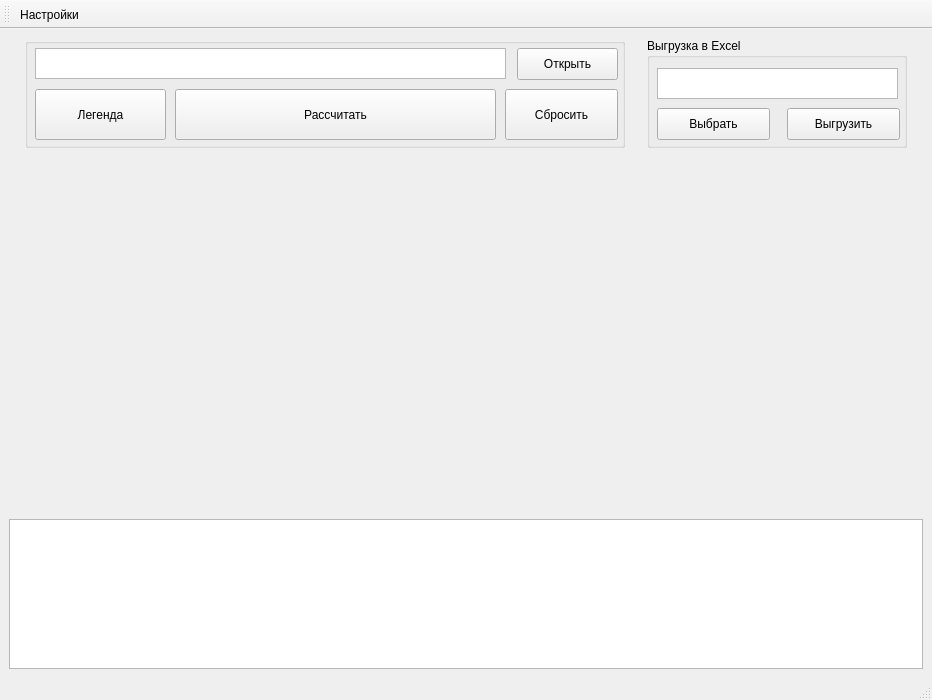
<?xml version="1.0" encoding="UTF-8"?>
<ui version="4.0">
 <class>MainWindow</class>
 <widget class="QMainWindow" name="MainWindow">
  <property name="geometry">
   <rect>
    <x>0</x>
    <y>0</y>
    <width>932</width>
    <height>700</height>
   </rect>
  </property>
  <property name="windowTitle">
   <string>Расчёт точек</string>
  </property>
  <widget class="QWidget" name="centralwidget">
   <layout class="QVBoxLayout" name="verticalLayout_2">
    <item>
     <layout class="QHBoxLayout" name="horizontalLayout_3">
      <item>
       <widget class="QGroupBox" name="groupBox">
        <property name="minimumSize">
         <size>
          <width>600</width>
          <height>110</height>
         </size>
        </property>
        <property name="maximumSize">
         <size>
          <width>600</width>
          <height>110</height>
         </size>
        </property>
        <property name="title">
         <string/>
        </property>
        <widget class="QTextEdit" name="file_name">
         <property name="enabled">
          <bool>true</bool>
         </property>
         <property name="geometry">
          <rect>
           <x>10</x>
           <y>10</y>
           <width>471</width>
           <height>31</height>
          </rect>
         </property>
         <property name="readOnly">
          <bool>true</bool>
         </property>
        </widget>
        <widget class="QPushButton" name="button_open">
         <property name="geometry">
          <rect>
           <x>492</x>
           <y>10</y>
           <width>101</width>
           <height>32</height>
          </rect>
         </property>
         <property name="text">
          <string>Открыть</string>
         </property>
        </widget>
        <widget class="QPushButton" name="button_calc">
         <property name="geometry">
          <rect>
           <x>150</x>
           <y>51</y>
           <width>321</width>
           <height>51</height>
          </rect>
         </property>
         <property name="text">
          <string>Рассчитать</string>
         </property>
        </widget>
        <widget class="QPushButton" name="button_reset">
         <property name="geometry">
          <rect>
           <x>480</x>
           <y>51</y>
           <width>113</width>
           <height>51</height>
          </rect>
         </property>
         <property name="text">
          <string>Сбросить</string>
         </property>
        </widget>
        <widget class="QPushButton" name="button_legend">
         <property name="geometry">
          <rect>
           <x>10</x>
           <y>51</y>
           <width>131</width>
           <height>51</height>
          </rect>
         </property>
         <property name="text">
          <string>Легенда</string>
         </property>
        </widget>
       </widget>
      </item>
      <item>
       <widget class="QGroupBox" name="groupBox_2">
        <property name="minimumSize">
         <size>
          <width>260</width>
          <height>110</height>
         </size>
        </property>
        <property name="maximumSize">
         <size>
          <width>260</width>
          <height>110</height>
         </size>
        </property>
        <property name="title">
         <string>Выгрузка в Excel</string>
        </property>
        <widget class="QTextEdit" name="file_name_excel">
         <property name="enabled">
          <bool>true</bool>
         </property>
         <property name="geometry">
          <rect>
           <x>10</x>
           <y>30</y>
           <width>241</width>
           <height>31</height>
          </rect>
         </property>
         <property name="readOnly">
          <bool>true</bool>
         </property>
        </widget>
        <widget class="QPushButton" name="button_open_excel">
         <property name="geometry">
          <rect>
           <x>10</x>
           <y>70</y>
           <width>113</width>
           <height>32</height>
          </rect>
         </property>
         <property name="text">
          <string>Выбрать</string>
         </property>
        </widget>
        <widget class="QPushButton" name="button_export">
         <property name="geometry">
          <rect>
           <x>140</x>
           <y>70</y>
           <width>113</width>
           <height>32</height>
          </rect>
         </property>
         <property name="text">
          <string>Выгрузить</string>
         </property>
        </widget>
       </widget>
      </item>
     </layout>
    </item>
    <item>
     <layout class="QHBoxLayout" name="horizontalLayout">
      <item>
       <widget class="QWidget" name="plot_widget_raw" native="true">
        <property name="minimumSize">
         <size>
          <width>300</width>
          <height>300</height>
         </size>
        </property>
       </widget>
      </item>
      <item>
       <widget class="QWidget" name="plot_widget_res" native="true">
        <property name="minimumSize">
         <size>
          <width>300</width>
          <height>300</height>
         </size>
        </property>
       </widget>
      </item>
     </layout>
    </item>
    <item>
     <widget class="QTextEdit" name="stats_text">
      <property name="minimumSize">
       <size>
        <width>0</width>
        <height>150</height>
       </size>
      </property>
      <property name="maximumSize">
       <size>
        <width>16777215</width>
        <height>150</height>
       </size>
      </property>
      <property name="readOnly">
       <bool>true</bool>
      </property>
     </widget>
    </item>
   </layout>
  </widget>
  <widget class="QStatusBar" name="statusbar"/>
  <widget class="QToolBar" name="toolBar">
   <property name="windowTitle">
    <string>toolBar</string>
   </property>
   <attribute name="toolBarArea">
    <enum>TopToolBarArea</enum>
   </attribute>
   <attribute name="toolBarBreak">
    <bool>false</bool>
   </attribute>
   <addaction name="action_settings"/>
  </widget>
  <action name="action_settings">
   <property name="text">
    <string>Настройки</string>
   </property>
  </action>
 </widget>
 <resources/>
 <connections/>
</ui>
